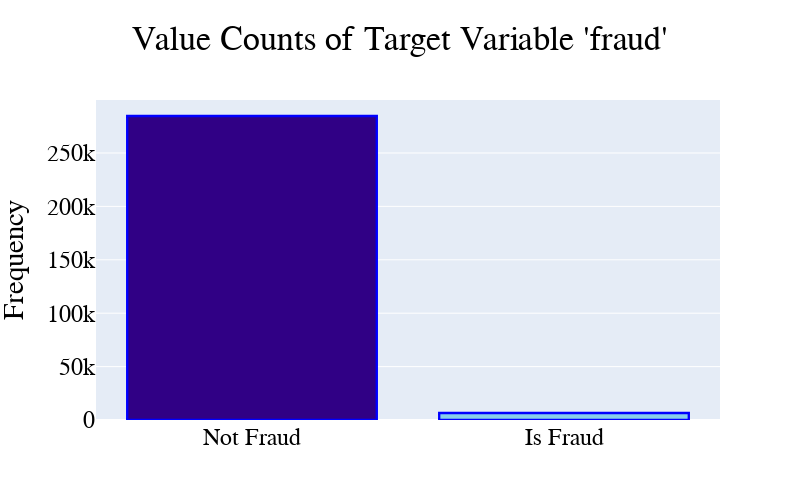

The cell this chart's notebook holds for it:
### Code cell
# Plot the distribution of the target variable (TX_FRAUD) using a histogram

# Utilizing value counts for the categorical column
fig = px.bar(fraud_v_counts, x='Fraud', y='Value_Count', title="Value Counts of Target Variable 'fraud'",
            color='Fraud', color_discrete_map={
                'Not Fraud': '#300085',
                'Is Fraud': '#87CEEB'
            })

# Set the title, font, and axis names
fig.update_layout(
    title_x=0.5,  #Center the title
    font=dict(family="Gill Sans MT", color="black",size=24),
    xaxis_title="",
    yaxis_title="Frequency",
    showlegend=False,
    width = 800,
    height=500
)

# Set x-axis tick values
fig.update_xaxes(tickvals=[0, 1], ticktext=['Not Fraud', 'Is Fraud'])
fig.update_traces(marker_line_color='Blue', marker_line_width=2.33)
fig.show()

### Figure 1 — Plotly figure (JSON) as saved in the notebook; plotly's stock layout.template omitted (floating-point values rounded to 4 significant figures)
{"data": [{"alignmentgroup": "True", "hovertemplate": "Fraud=%{x}<br>Value_Count=%{y}<extra></extra>", "legendgroup": "Not Fraud", "marker": {"color": "#300085", "line": {"color": "Blue", "width": 2.33}, "pattern": {"shape": ""}}, "name": "Not Fraud", "offsetgroup": "Not Fraud", "orientation": "v", "showlegend": true, "textposition": "auto", "type": "bar", "x": ["Not Fraud"], "xaxis": "x", "y": [284649], "yaxis": "y"}, {"alignmentgroup": "True", "hovertemplate": "Fraud=%{x}<br>Value_Count=%{y}<extra></extra>", "legendgroup": "Is Fraud", "marker": {"color": "#87CEEB", "line": {"color": "Blue", "width": 2.33}, "pattern": {"shape": ""}}, "name": "Is Fraud", "offsetgroup": "Is Fraud", "orientation": "v", "showlegend": true, "textposition": "auto", "type": "bar", "x": ["Is Fraud"], "xaxis": "x", "y": [6582], "yaxis": "y"}], "layout": {"barmode": "relative", "font": {"color": "black", "family": "Gill Sans MT", "size": 24}, "height": 500, "legend": {"title": {"text": "Fraud"}, "tracegroupgap": 0}, "showlegend": false, "title": {"text": "Value Counts of Target Variable 'fraud'", "x": 0.5}, "width": 800, "xaxis": {"anchor": "y", "categoryarray": ["Not Fraud", "Is Fraud"], "categoryorder": "array", "domain": [0, 1], "ticktext": ["Not Fraud", "Is Fraud"], "tickvals": [0, 1], "title": {"text": ""}}, "yaxis": {"anchor": "x", "domain": [0, 1], "title": {"text": "Frequency"}}}}
